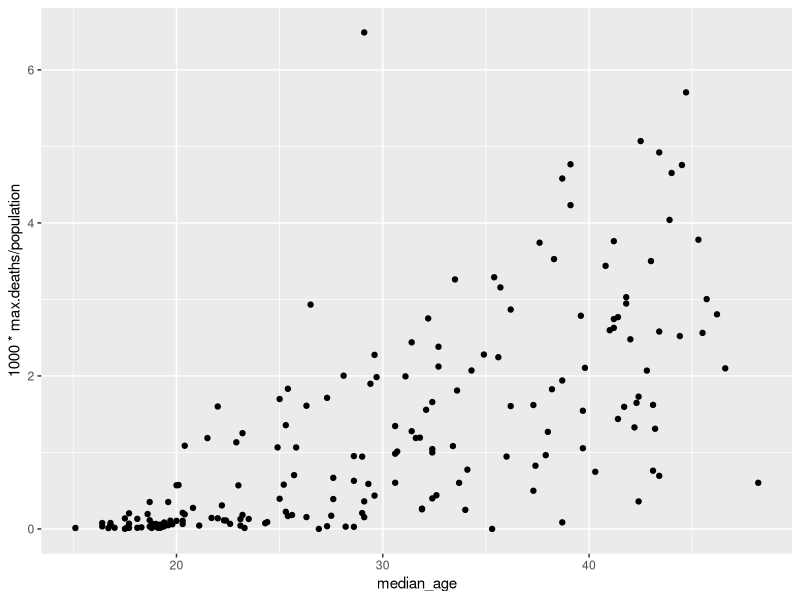
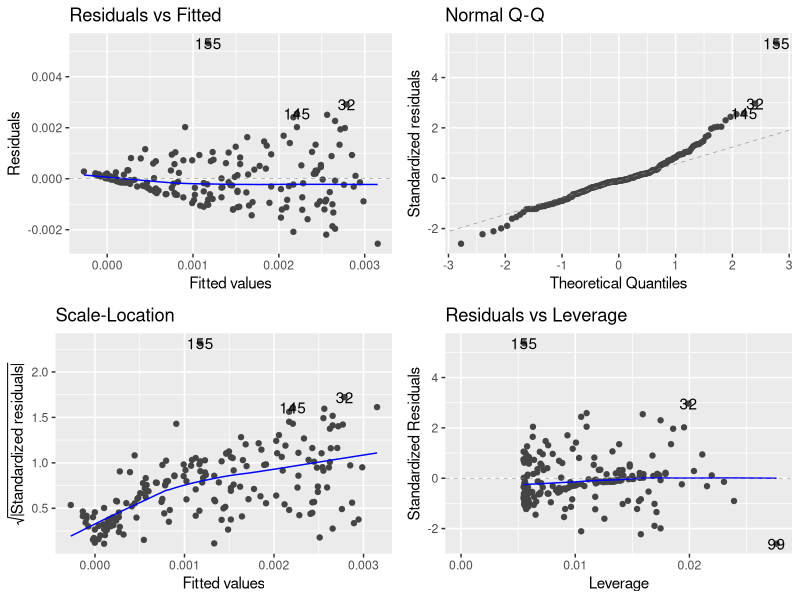
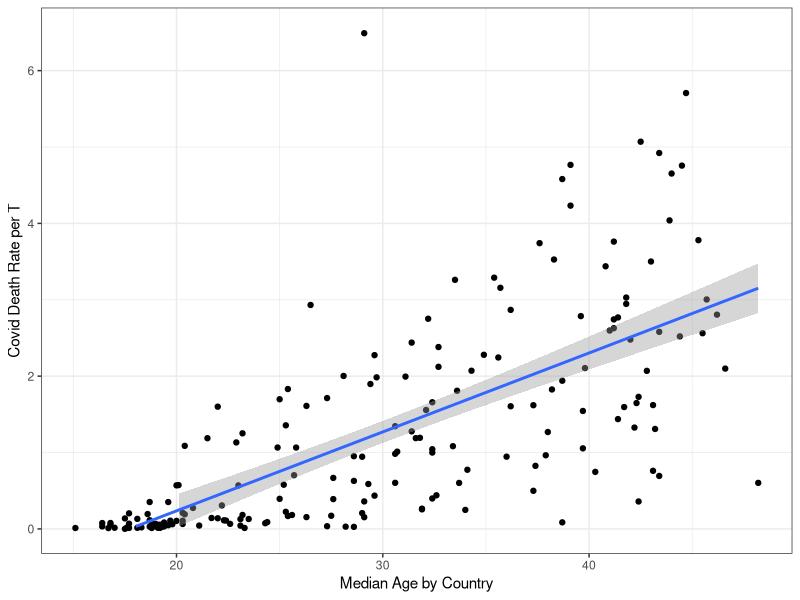

Generate these figures, in order, with R:
## ---- chunk 1
rm(list = ls())
library(here)
library(tidyverse)
library(ggfortify)
covid<-read.csv(here("data","covid.summary.csv"))
glimpse(covid)
## ---- chunk 2
ggplot(covid,aes(median_age,1000*max.deaths/population))+
  geom_point()#I multiplied by 1000 to make this easier to understand as essentially deaths per 1000 people
## ---- chunk 3
covid<-covid|>
  filter(max.cases>0)
## ---- chunk 4
medagemod<-lm(max.deaths/population~median_age, data = covid)
## ---- chunk 5
autoplot(medagemod)
## ---- chunk 6
anova(medagemod)
## ---- chunk 7
summary(medagemod)
## ---- chunk 8
ggplot(covid,aes(median_age,1000*max.deaths/population))+
  geom_point()+
  geom_smooth(method = 'lm',fullrange=F)+
  theme_bw()+
  ylab("Covid Death Rate per T")+
  xlab("Median Age by Country")+
  ylim(0,6.5)
